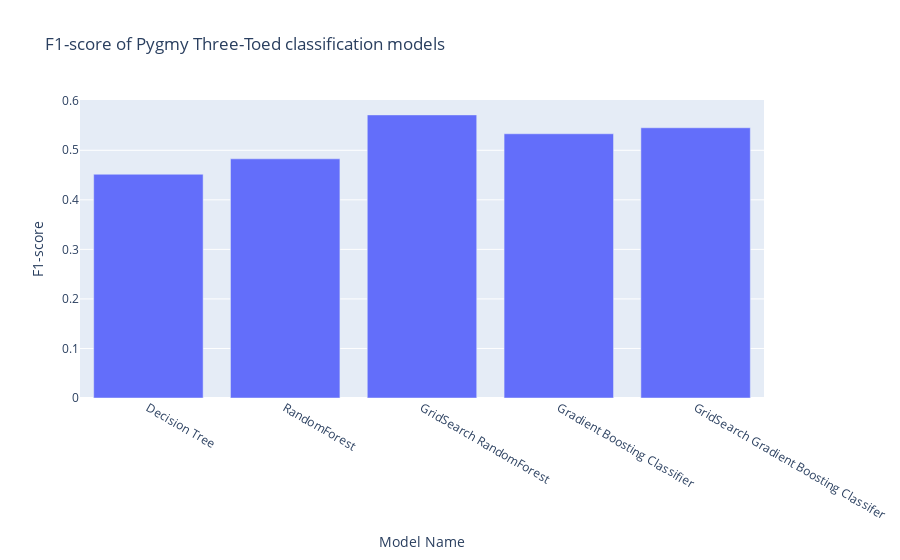

Notebook code for this chart:
### Markdown cell above
Plot the f1 scores for the three-toed pygmy sloth

### Code cell
import plotly.express as px

data = [['Decision Tree', dt_lowest_f1], ['RandomForest', rf_lowest_f1],['GridSearch RandomForest', rf_best_lowest_f1], ['Gradient Boosting Classifier', gbc_lowest_f1] ,
        ['GridSearch Gradient Boosting Classifer', gbc_best_lowest_f1]]
df = pd.DataFrame(data, columns=['Model Name', 'F1-score'])

fig = px.bar(df, x='Model Name', y='F1-score', title = 'F1-score of Pygmy Three-Toed classification models')
fig.show()

### Figure 1 — Plotly figure (JSON) as saved in the notebook; plotly's stock layout.template omitted (floating-point values rounded to 4 significant figures)
{"data": [{"alignmentgroup": "True", "hovertemplate": "Model Name=%{x}<br>F1-score=%{y}<extra></extra>", "legendgroup": "", "marker": {"color": "#636efa", "pattern": {"shape": ""}}, "name": "", "offsetgroup": "", "orientation": "v", "showlegend": false, "textposition": "auto", "type": "bar", "x": ["Decision Tree", "RandomForest", "GridSearch RandomForest", "Gradient Boosting Classifier", "GridSearch Gradient Boosting Classifer"], "xaxis": "x", "y": [0.4516, 0.4828, 0.5714, 0.5333, 0.5455], "yaxis": "y"}], "layout": {"barmode": "relative", "legend": {"tracegroupgap": 0}, "title": {"text": "F1-score of Pygmy Three-Toed classification models"}, "xaxis": {"anchor": "y", "domain": [0, 1], "title": {"text": "Model Name"}}, "yaxis": {"anchor": "x", "domain": [0, 1], "title": {"text": "F1-score"}}}}
